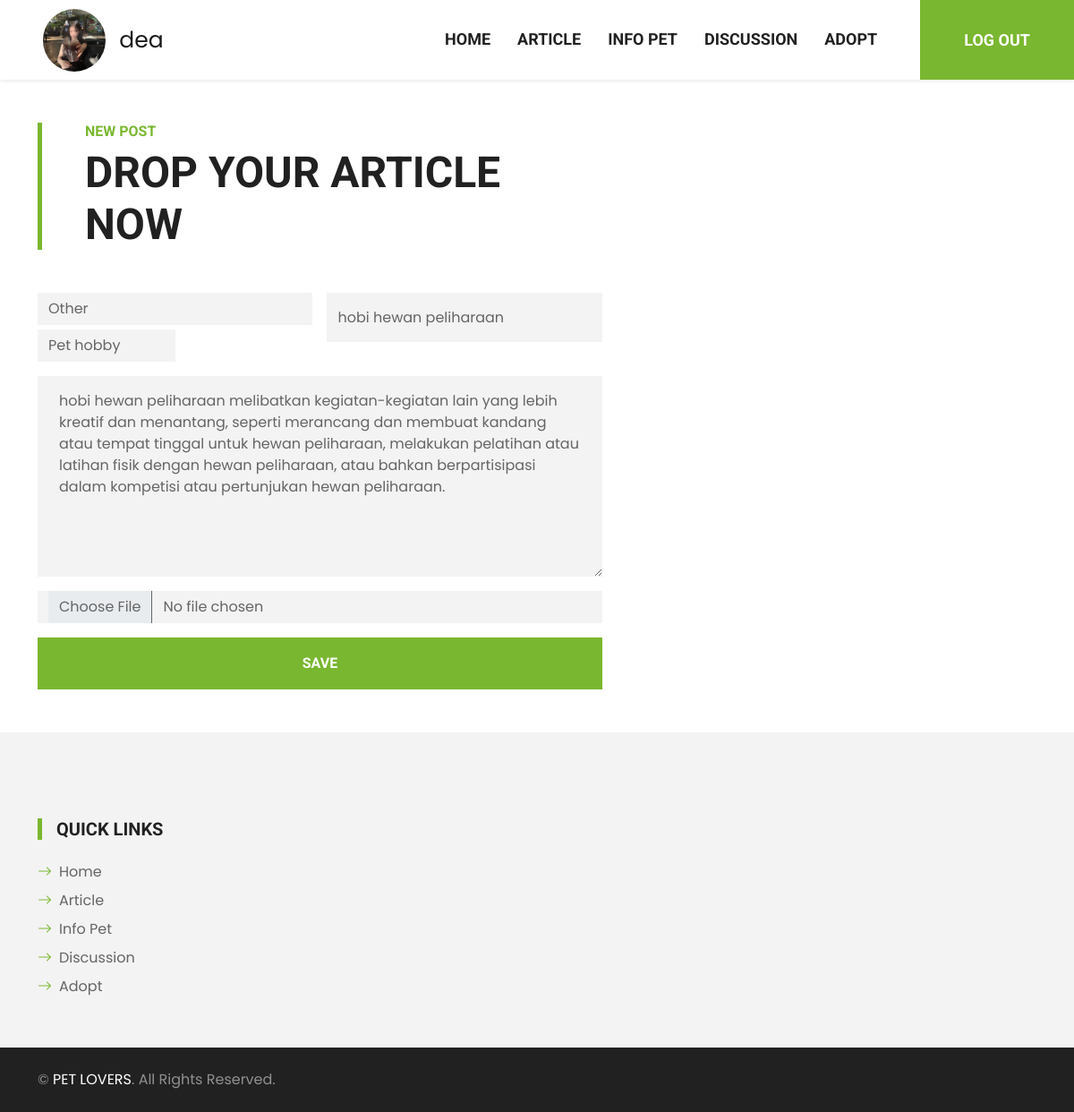
Page /editArticle.php?article_id=8 (signed in) on the committed database.
### tables this page shows
CREATE TABLE `article` (
  `article_id` int(11) NOT NULL,
  `user_id` int(11) DEFAULT NULL,
  `article_topic` varchar(50) NOT NULL,
  `article_title` varchar(50) NOT NULL,
  `publish_date` date NOT NULL,
  `article_pic` varchar(255) DEFAULT NULL,
  `article_filename` varchar(100) DEFAULT NULL
);

### editArticle.php (the view, shortened to what this page needs)
<!DOCTYPE html>
<html lang="en">
<head>
    <link href="https://cdn.jsdelivr.net/npm/bootstrap-icons@1.4.1/font/bootstrap-icons.css" rel="stylesheet">
    <link href="lib/flaticon/font/flaticon.css" rel="stylesheet">
    <link href="lib/owlcarousel/assets/owl.carousel.min.css" rel="stylesheet">
    <link href="css/bootstrap.min.css" rel="stylesheet">
    <link href="css/style.css" rel="stylesheet">
    <link rel="stylesheet" href="css/profile.css">
</head>
<body>
    <?php
    include "connectToSQL.php";
    $article_id = $_GET['article_id'];
    $arrOpt = [
        "Choose Your Topic",
        "Pet Health Care",
        "Pet Exercise & Play",
        "Pet First Aid & Emergency Case",
        "Pet Nutrition & Diet",
        "Pet Fun Facts",
        "Pet Events",
        "Other"
    ];
    $sql = "SELECT * FROM article WHERE article_id = '$article_id'";
    $result = mysqli_query($connectToSQL, $sql);
    $data = mysqli_fetch_assoc($result);
    ?>
    <nav class="navbar navbar-expand-lg bg-white navbar-light shadow-sm py-3 py-lg-0 px-3 px-lg-0">
        <a href="index.php" class="navbar-brand ms-lg-5">
            <div>
                <?php if (isset($_COOKIE['username'])) { ?>
                    <img class="profile-pic" src="imgSignUp/<?php echo $_COOKIE['profpict']; ?>" alt="Profile Picture">
                    <span class="username">
                        <?php echo $_COOKIE['username']; ?>
                    </span>
                <?php } ?>
            </div>
        </a>
        <div class="collapse navbar-collapse" id="navbarCollapse">
            <div class="navbar-nav ms-auto py-0">
                <a href="index.php" class="nav-item nav-link">Home</a>
                <a href="blog.php" class="nav-item nav-link">Article</a>
                <a href="infoPet.php" class="nav-item nav-link">Info Pet</a>
                <a href="discuss.php" class="nav-item nav-link">Discussion</a>
                <a href="adopt.php" class="nav-item nav-link">Adopt</a>
                <?php if (isset($_COOKIE['username'])) { ?>
                    <form action="" method="post">
                        <button type="submit" name="submit"
                            class="btn nav-link nav-contact bg-primary text-white px-5 ms-lg-5">LOG OUT</button>
                    </form>
                <?php } else { ?>
                    <a href="signin2.php" class="nav-item nav-link nav-contact bg-primary text-white px-5 ms-lg-5">SIGN IN
                        <i class="bi bi-arrow-right"></i></a>
                <?php } ?>
            </div>
        </div>
    </nav>
    <div class="container-fluid pt-5">
        <div class="container">
            <div class="border-start border-5 border-primary ps-5 mb-5" style="max-width: 600px;">
                <h6 class="text-primary text-uppercase">New Post</h6>
                <h1 class="display-5 text-uppercase mb-0">Drop Your Article Now</h1>
            </div>
            <div class="row g-5">
                <div class="col-lg-7">
                    <form action="<?php echo $_SERVER['PHP_SELF']; ?>" method="post" enctype="multipart/form-data">
                        <div class="row g-3">
                            <div class="col-12 col-sm-6">
                                <select onchange="gantiValue()" name="article_topic"
                                    class="form-control bg-light border-0">
                                    <?php foreach ($arrOpt as $val) { ?>
                                        <option value="<?= $val ?>" <?= $val == $data['article_topic'] ? "selected" : (!in_array($data['article_topic'], $arrOpt) && $val == "Other" ? "selected" : "") ?>><?= $val ?></option>
                                    <?php } ?>
                                </select>
                                <div id="other">
                                    <?php
                                    if (!in_array($data['article_topic'], $arrOpt)) {
                                        echo "<div class='col-12 col-sm-6' style='margin-top:5px'><input type='text' name='other-topic' id='other-topic' class='form-control bg-light border-0' placeholder='Other topic' value='{$data['article_topic']}'></div>";
                                    }
                                    ?>
                                </div>
                            </div>
                            <div class="col-12 col-sm-6">
                                <input type="text" class="form-control bg-light border-0" name="article_title"
                                    placeholder="Your Article Title" value="<?php echo $data['article_title']; ?>"
                                    style="height: 55px;" required>
                            </div>
                            <div class="col-12">
                                <textarea required class="form-control bg-light border-0 px-4 py-3" name="new_article"
                                    rows="8" placeholder="Type Your Article"><?php
                                    $dbPath = $data['article_filename'];
                                    $path = "postArticle/fileArticle/$dbPath" . ".txt";
                                    $a = fopen($path, "r");
                                    while ($line = fgets($a)) {
                                        echo $line;
                                    } ?></textarea>
                            </div>
                            <div class="col-12">
                                <input type="file" name="article_pic" class="form-control bg-light border-0 px-4" />
                            </div>
                            <div class="col-12">
                                <button class="btn btn-primary w-100 py-3" type="submit" name="edit">Save</button>
                            </div>
                        </div>
                    </form>
                </div>
            </div>
        </div>
    </div>
    <div class="container-fluid bg-light mt-5 py-5">
        <div class="container pt-5">
            <div class="row g-5">
                <div class="col-lg-3 col-md-6">
                    <h5 class="text-uppercase border-start border-5 border-primary ps-3 mb-4">Quick Links</h5>
                    <div class="d-flex flex-column justify-content-start">
                        <a class="text-body mb-2" href="index.php"><i
                                class="bi bi-arrow-right text-primary me-2"></i>Home</a>
                        <a class="text-body mb-2" href="blog.php"><i
                                class="bi bi-arrow-right text-primary me-2"></i>Article</a>
                        <a class="text-body mb-2" href="infoPet.php"><i
                                class="bi bi-arrow-right text-primary me-2"></i>Info Pet</a>
                        <a class="text-body mb-2" href="discuss.php"><i
                                class="bi bi-arrow-right text-primary me-2"></i>Discussion</a>
                        <a class="text-body mb-2" href="adopt.php"><i
                                class="bi bi-arrow-right text-primary me-2"></i>Adopt</a>
                    </div>
                </div>
            </div>
        </div>
    </div>
    <div class="container-fluid bg-dark text-white-50 py-4">
        <div class="container">
            <div class="row g-5">
                <div class="col-md-6 text-center text-md-start">
                    <p class="mb-md-0">&copy; <a class="text-white" href="index.php">PET LOVERS</a>. All Rights
                        Reserved.</p>
                </div>
            </div>
        </div>
    </div>
</body>
</html>

### css/style.css (style rules this page uses)
:root { --primary: #7AB730; --secondary: #FFD33C; --light: #F3F3F3; --dark: #212121; }
.btn { font-family: 'Roboto', sans-serif; text-transform: uppercase; font-weight: 700; transition: .5s; }
.btn-primary { color: #FFFFFF; }
.navbar-light .navbar-nav .nav-link { font-family: 'Roboto', sans-serif; position: relative; margin-left: 30px; padding: 30px 0; font-size: 18px; font-weight: 700; text-transform: uppercase; color: var(--dark); outline: none; transition: .5s; }
@media (min-width: 992px) { .navbar-light .navbar-nav .nav-link::before { position: absolute; content: ""; width: 0; height: 7px; top: -4px; left: 50%; background: var(--primary); transition: .5s; } }
@media (min-width: 992px) { .navbar-light .navbar-nav .nav-link.nav-contact::before { width: 100%; height: 1px; top: -1px; left: 0; } }

### css/profile.css (style rules this page uses)
.profile-pic { width: 70px; border-radius: 50%; -webkit-border-radius: 50%; -moz-border-radius: 50%; -ms-border-radius: 50%; -o-border-radius: 50%; }
.username { font-size: 25px; margin-left: 10px; display: inline-block; vertical-align: middle; }

### rows in the picture
article: article_topic "Other", other-topic "Pet hobby", article_title "hobi hewan peliharaan"

### other values in the picture
$_COOKIE['username'] "dea"
